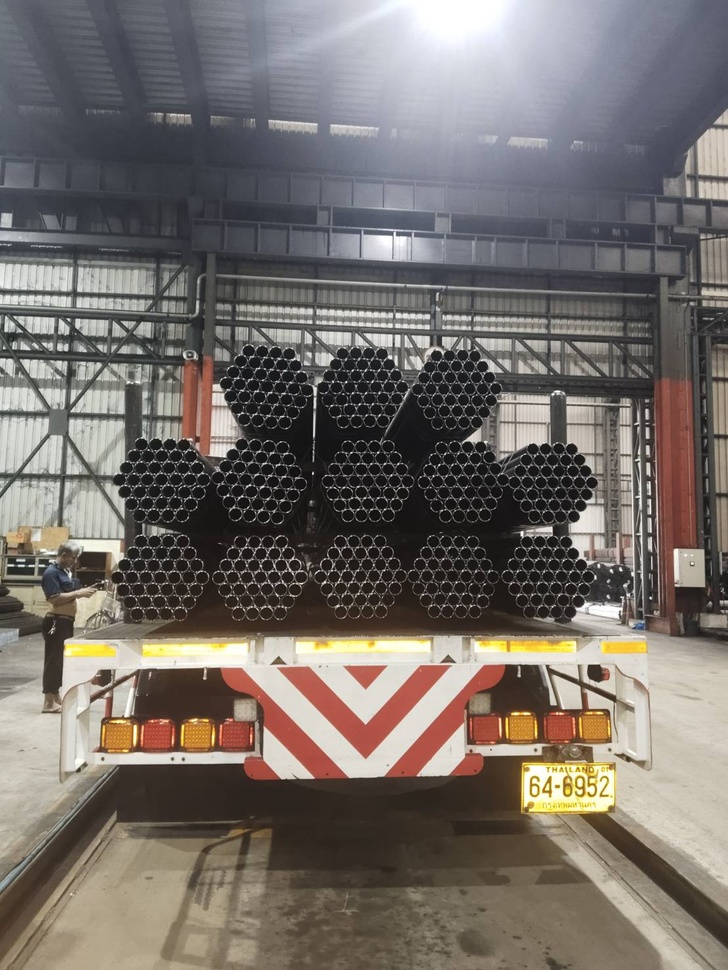
#> input picture AI/test_pic/DO25110210_4_nikhon.jpg, 728 x 970 px, shrunk from 1108 x 1477 before the run
$ python -i Segmentation.py   (imports and definitions only)   (older library calls are emulated)
#> lines starting #> are read from the running program, lines starting #| are printed output that depends on the picture; after the words box and inside, x2 and y2 are one past the last pixel; in counts of white or black regions, pixels touching at a corner belong together
#> further down, picture is the input picture: shape (970, 728, 3); mean B, G, R 105.8, 110.7, 117.5
import cv2
import numpy as np

class Segmentation:

    # [138 lines left out: functions edge_detection, threshold_segmentation, circle_detection, kmeans_segmentation, not called in this run]

    def watershed_segmentation(self, img, **kwargs):
        """
        Watershed algorithm for separating touching objects

        Parameters:
        - morph_iterations: iterations for morphological operations
        - dist_threshold: threshold for distance transform (0.0-1.0)
        """
        gray = cv2.cvtColor(img, cv2.COLOR_BGR2GRAY)

        # Apply threshold
        _, thresh = cv2.threshold(gray, 0, 255, cv2.THRESH_BINARY_INV + cv2.THRESH_OTSU)
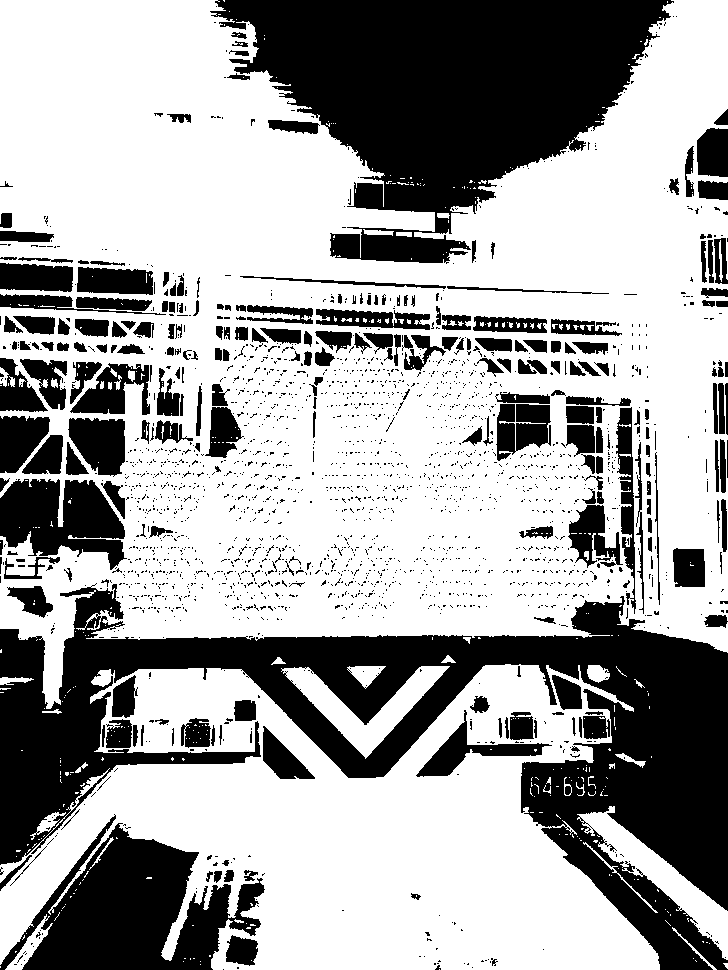
#> thresh: shape (970, 728); 64.1% white; 2302 black regions (2051 under 20 px), largest, box (x1, y1, x2, y2) and area: (0, 583, 728, 970) 89085, (210, 0, 674, 264) 65149, (0, 814, 265, 970) 20532

        # Noise removal
        kernel = np.ones((3, 3), np.uint8)
        morph_iterations = kwargs.get('morph_iterations', 2)
        opening = cv2.morphologyEx(thresh, cv2.MORPH_OPEN, kernel, iterations=morph_iterations)
#> opening: shape (970, 728); 60.6% white; 816 black regions (681 under 20 px), largest, box (x1, y1, x2, y2) and area: (0, 390, 728, 970) 113245, (210, 0, 677, 264) 68051, (0, 814, 265, 970) 23135

        # Sure background area
        sure_bg = cv2.dilate(opening, kernel, iterations=3)
#> sure_bg: shape (970, 728); 70.6% white; 86 black regions (17 under 20 px), largest, box (x1, y1, x2, y2) and area: (0, 587, 728, 970) 81048, (219, 0, 668, 210) 60021, (25, 825, 256, 970) 18013

        # Sure foreground area
        dist_transform = cv2.distanceTransform(opening, cv2.DIST_L2, 5)
        dist_threshold = kwargs.get('dist_threshold', 0.3)
        _, sure_fg = cv2.threshold(dist_transform, dist_threshold * dist_transform.max(), 255, 0)
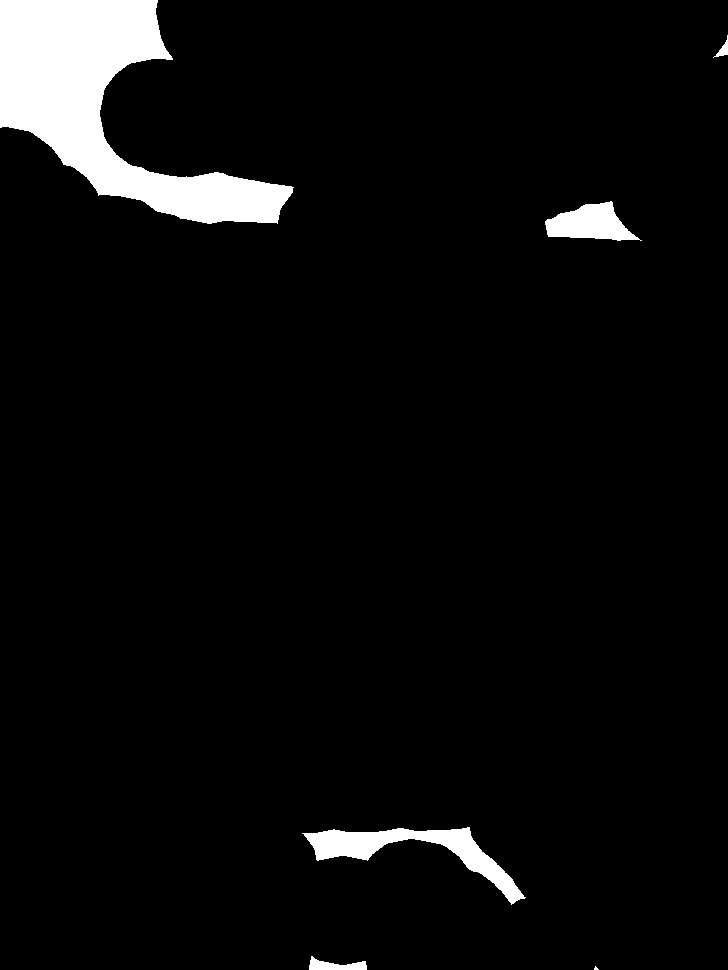
#> sure_fg: shape (970, 728) float32; 4.9% white; 6 white regions (1 under 20 px), largest, box (x1, y1, x2, y2) and area: (0, 0, 294, 224) 27238, (302, 827, 526, 905) 4529, (545, 201, 642, 241) 2310, (309, 956, 367, 970) 446, (713, 35, 728, 58) 116
        sure_fg = np.uint8(sure_fg)

        # Unknown region
        unknown = cv2.subtract(sure_bg, sure_fg)
#> unknown: shape (970, 728); 65.7% white; 92 black regions (18 under 20 px), largest, box (x1, y1, x2, y2) and area: (0, 587, 728, 970) 81048, (219, 0, 668, 210) 60021, (0, 0, 294, 224) 27238

        # Marker labelling
        _, markers = cv2.connectedComponents(sure_fg)
#> markers: shape (970, 728) int32; 7 distinct labels, from 0 to 6
        markers = markers + 1
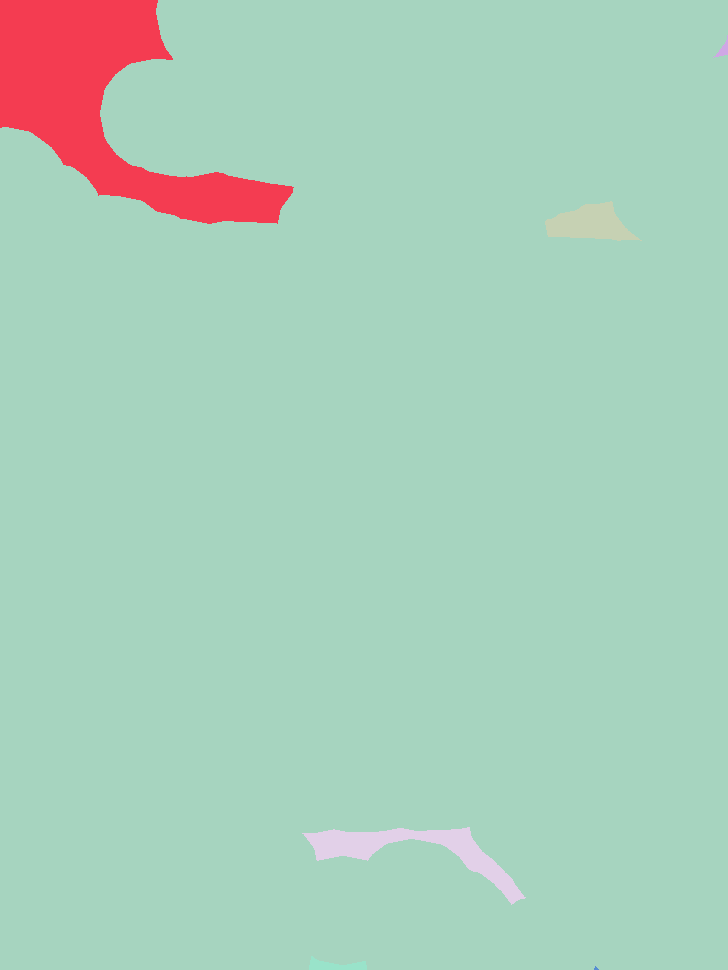
#> markers: shape (970, 728) int32; 7 distinct labels, from 1 to 7; one colour per label, 0 black
        markers[unknown == 255] = 0
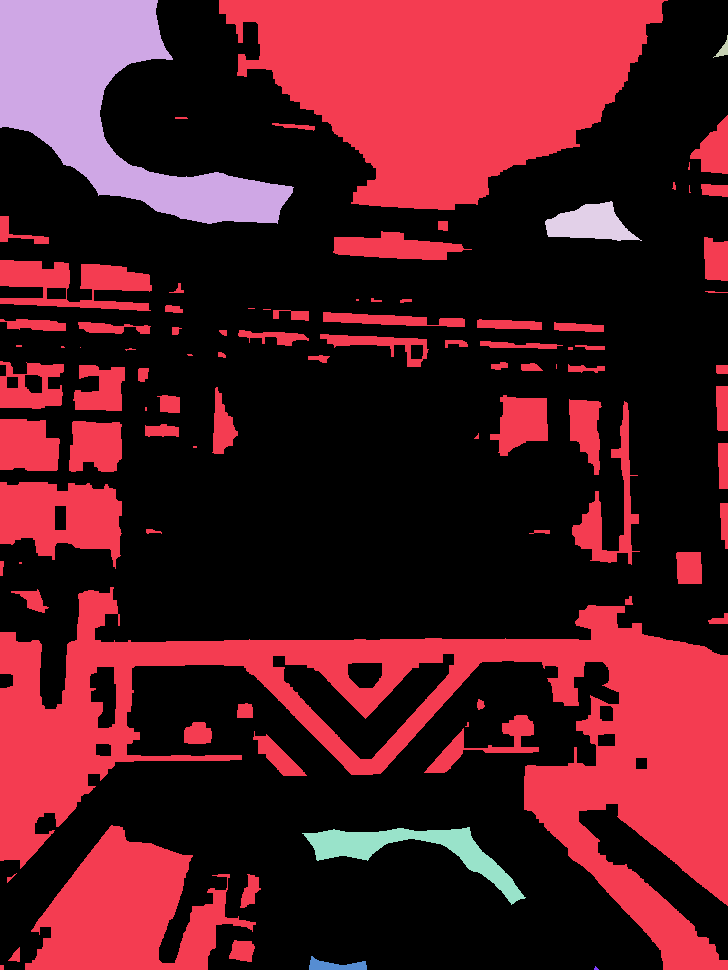
#> markers: shape (970, 728) int32; 8 distinct labels, from 0 to 7; one colour per label, 0 black

        # Apply watershed
        markers = cv2.watershed(img, markers)
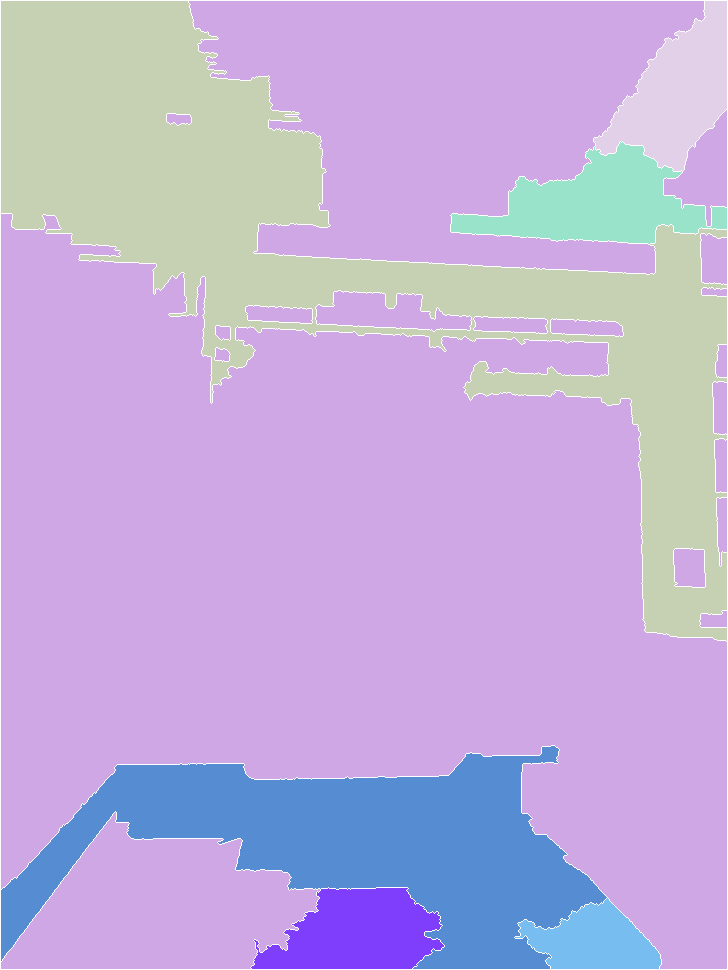
#> markers: shape (970, 728) int32; 8 distinct labels, from -1 to 7; one colour per label, 0 black, -1 white

        # Create result image
        result = img.copy()
        result[markers == -1] = [0, 0, 255]  # Mark boundaries in red
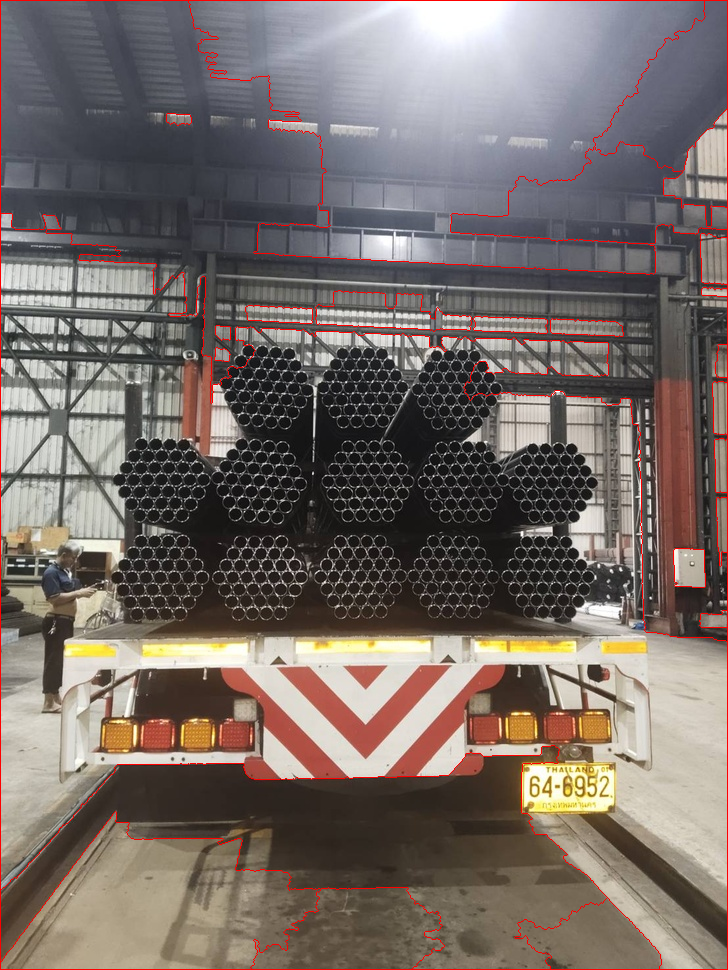
#> result: shape (970, 728, 3); 1.57% of pixels changed, all inside (x1, y1, x2, y2) = (0, 0, 728, 970)

        return result, markers

    # [128 lines left out: functions contour_segmentation, morphological_segmentation, region_growing, grabcut_segmentation, not called in this run]

>>> import cv2
>>> picture = cv2.imread('../test_pic/DO25110210_4_nikhon.jpg')
>>> result = Segmentation().watershed_segmentation(picture)

$ run again, on AI/test_pic/DO25110213_1_nikhon.jpg
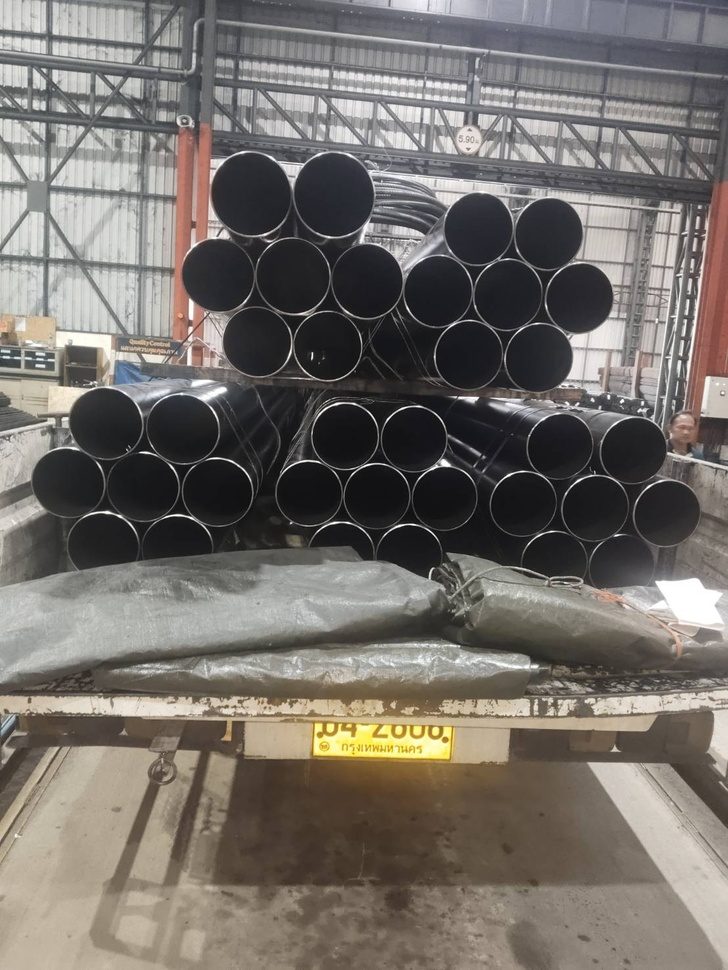
#> input picture AI/test_pic/DO25110213_1_nikhon.jpg, 728 x 970 px, shrunk from 1108 x 1477 before the run
#> picture is the input picture: shape (970, 728, 3); mean B, G, R 106.1, 111.6, 116.9
#> in watershed_segmentation, `_, thresh = cv2.threshold(gray, 0, 255, cv2.THRESH_BINARY_INV + cv2.TH..`:
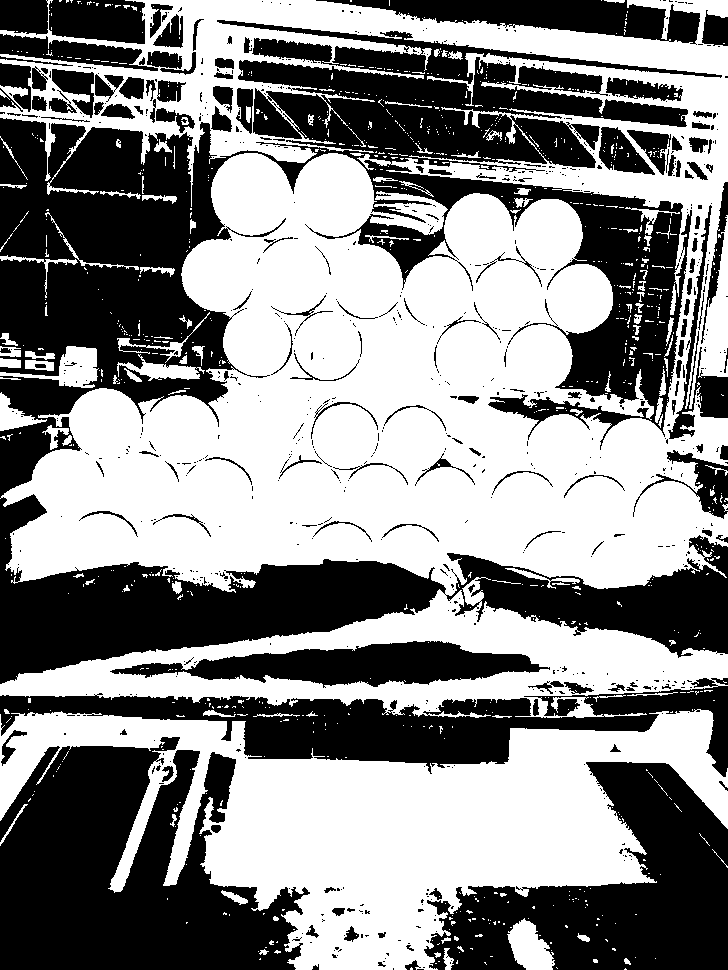
#> thresh: shape (970, 728); 53.9% white; 755 black regions (603 under 20 px), largest, box (x1, y1, x2, y2) and area: (0, 20, 728, 684) 163858, (0, 737, 310, 970) 47726, (424, 762, 728, 970) 32798
#> opening: shape (970, 728); 49.7% white; 145 white regions (1 under 20 px), largest, box (x1, y1, x2, y2) and area: (0, 153, 728, 715) 210959, (0, 710, 728, 970) 81034, (86, 0, 728, 145) 22447
#> sure_bg: shape (970, 728); 59.7% white; 44 black regions (14 under 20 px), largest, box (x1, y1, x2, y2) and area: (0, 115, 439, 680) 80824, (0, 749, 298, 970) 42889, (216, 34, 682, 217) 40349
#> in watershed_segmentation, `result[markers == -1] = [0, 0, 255]`:
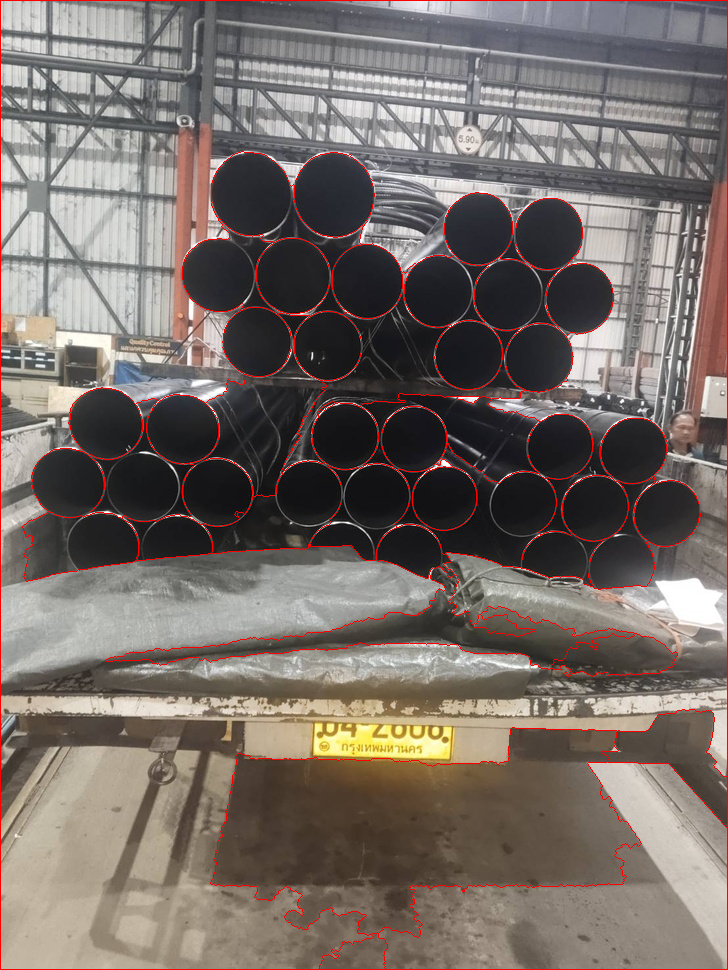
#> result: shape (970, 728, 3); 1.94% of pixels changed, all inside (x1, y1, x2, y2) = (0, 0, 728, 970)

$ run again, on AI/test_pic/Metal_Pipe.jpg
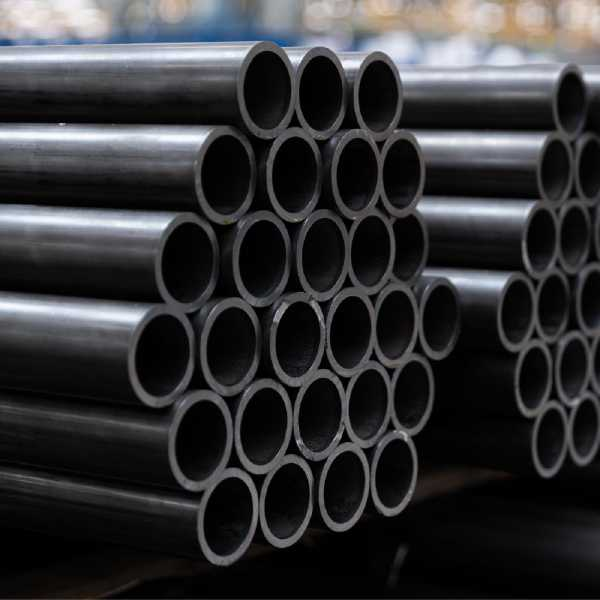
#> input picture AI/test_pic/Metal_Pipe.jpg, 600 x 600 px
#> picture is the input picture: shape (600, 600, 3); mean B, G, R 53.8, 52, 51.8
#> in watershed_segmentation, `_, thresh = cv2.threshold(gray, 0, 255, cv2.THRESH_BINARY_INV + cv2.TH..`:
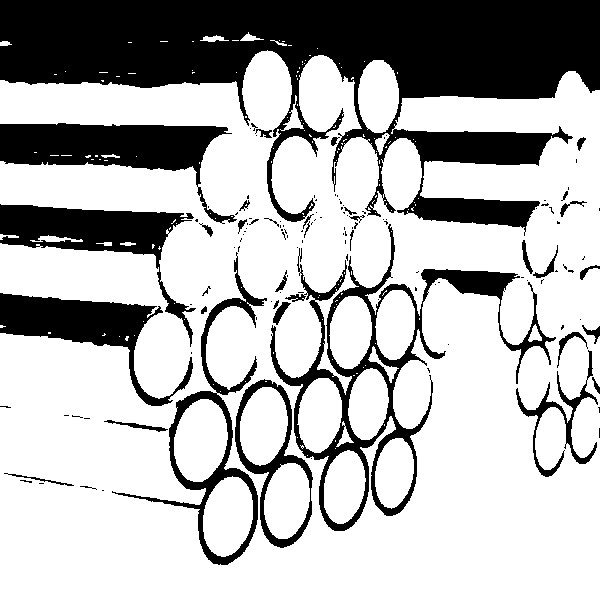
#> thresh: shape (600, 600); 71% white; 130 black regions (93 under 20 px), largest, box (x1, y1, x2, y2) and area: (0, 0, 600, 236) 59698, (270, 224, 556, 531) 10973, (0, 123, 237, 224) 8941
#> opening: shape (600, 600); 69.8% white; 36 black regions (21 under 20 px), largest, box (x1, y1, x2, y2) and area: (0, 0, 600, 284) 61582, (104, 219, 600, 565) 22428, (0, 204, 198, 406) 14377
#> sure_bg: shape (600, 600); 79.8% white; 63 black regions (29 under 20 px), largest, box (x1, y1, x2, y2) and area: (0, 0, 600, 107) 46486, (0, 126, 224, 167) 7183, (0, 208, 189, 252) 5520
#> unknown: shape (600, 600); 69.7% white; 66 black regions (29 under 20 px), largest, box (x1, y1, x2, y2) and area: (0, 0, 600, 107) 46486, (247, 379, 600, 600) 24323, (0, 515, 195, 600) 12132
#> in watershed_segmentation, `result[markers == -1] = [0, 0, 255]`:
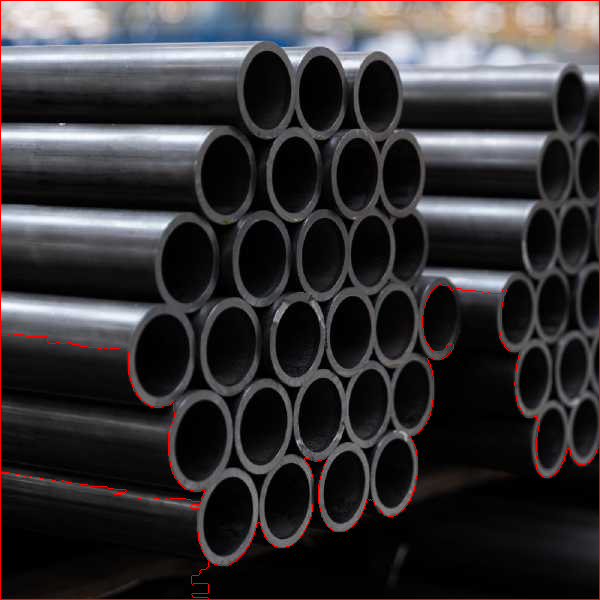
#> result: shape (600, 600, 3); 1.15% of pixels changed, all inside (x1, y1, x2, y2) = (0, 0, 600, 600)
